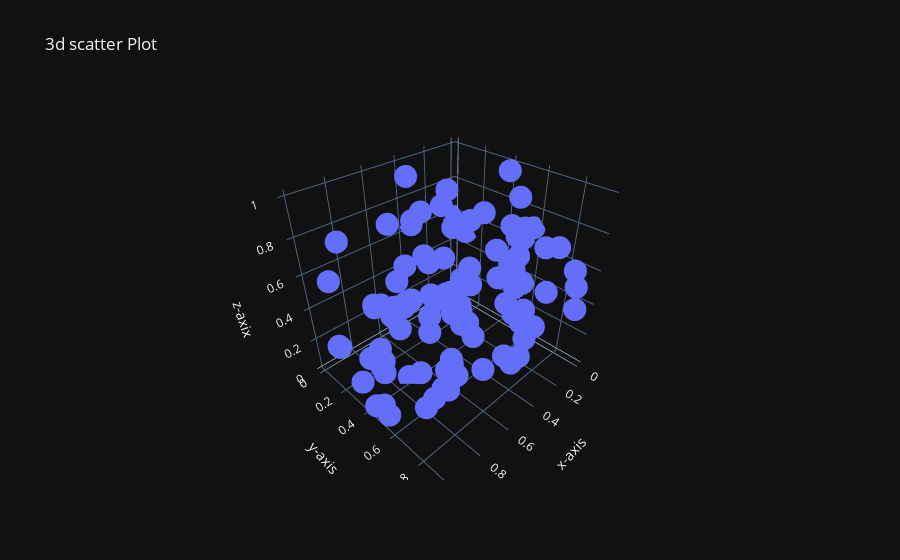

Notebook code for this chart:
### Code cell
a = np.random.rand(100)
b = np.random.rand(100)
c = np.random.uniform(0,1,100)
px.scatter_3d(

    x=a,
    y=b,
    z=c,
    title='3d scatter Plot',
    labels={'x':'x-axis','y':'y-axis','z':'z-axix'},
    template='plotly_dark'

)
